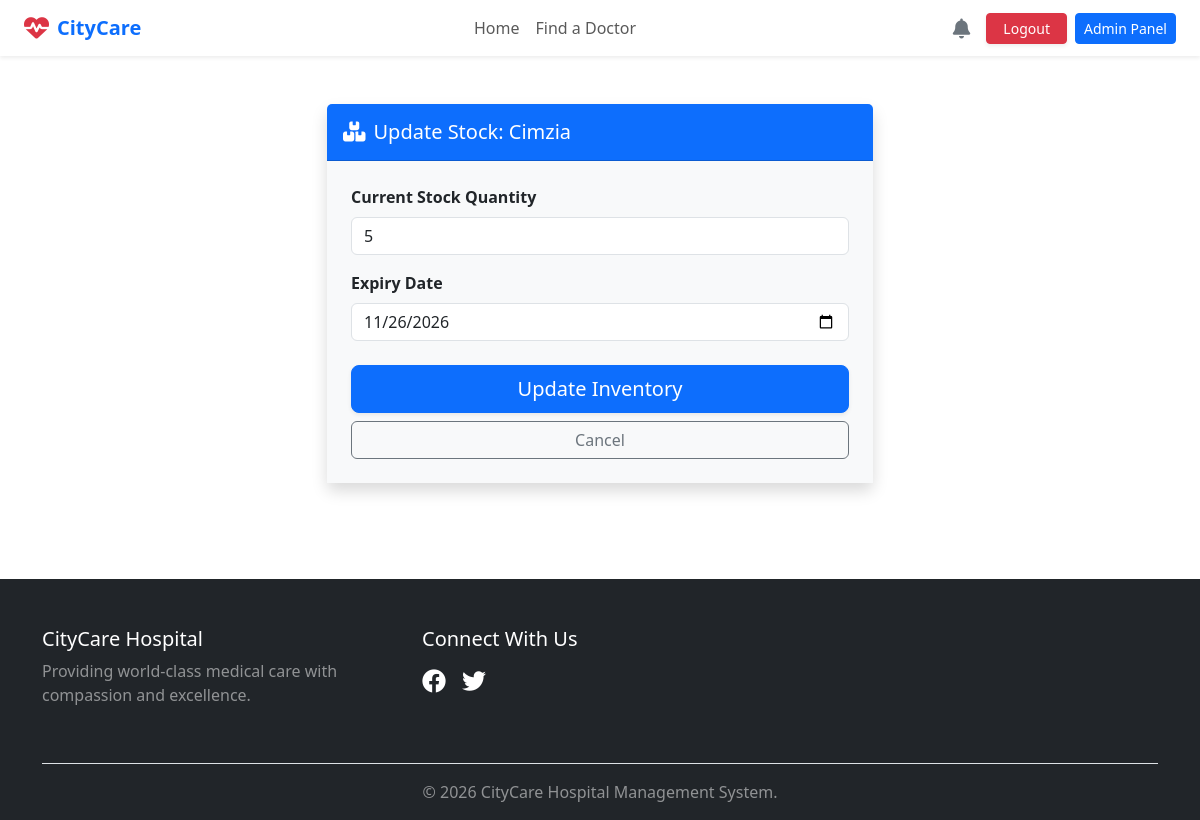
The page /pharmacy/stock/update/6/ (signed in) on the database its author committed.
### pharmacy/models.py (models this page shows, shortened)
class Medicine(models.Model):
    name = models.CharField(max_length=150, unique=True)
    description = models.TextField(blank=True)
    price = models.DecimalField(max_digits=8, decimal_places=2)
    manufacturer = models.CharField(max_length=150, blank=True)

class PharmacyInventory(models.Model):
    medicine = models.ForeignKey(Medicine, on_delete=models.CASCADE, related_name='inventory')
    stock_quantity = models.PositiveIntegerField(default=0)
    expiry_date = models.DateField()
    last_updated = models.DateTimeField(auto_now=True)

### pharmacy/views.py (the view)
# urls.py: path('stock/update/<int:inventory_id>/', views.update_stock, name='update_stock'),
@login_required
@user_passes_test(is_pharmacy_worker, login_url='home')
def update_stock(request, inventory_id):
    inventory = get_object_or_404(PharmacyInventory, id=inventory_id)
    if request.method == 'POST':
        inv_form = InventoryForm(request.POST, instance=inventory)
        if inv_form.is_valid():
            inv_form.save()
            messages.success(request, "Stock updated.")
            return redirect('pharmacy_worker_dashboard')
    else:
        inv_form = InventoryForm(instance=inventory)
    return render(request, 'pharmacy/update_stock.html', {'inv_form': inv_form, 'medicine': inventory.medicine})

### pharmacy/forms.py
class InventoryForm(forms.ModelForm):
    class Meta:
        model = PharmacyInventory
        fields = ['stock_quantity', 'expiry_date']
        widgets = {
            'stock_quantity': forms.NumberInput(attrs={'class': 'form-control', 'min': '0'}),
            'expiry_date': forms.DateInput(attrs={'type': 'date', 'class': 'form-control'}),
        }

### dashboard/context_processors.py (called while the page is built)
def user_notifications(request):
    if request.user.is_authenticated:
        unread_notifications = Notification.objects.filter(user=request.user, is_read=False).order_by('-created_at')
        return {
            'notifications': unread_notifications,
            'unread_count': unread_notifications.count()
        }
    return {'notifications': [], 'unread_count': 0}

### pharmacy/views.py (called while the page is built)
def is_pharmacy_worker(user):
    in_group = user.groups.filter(name='Pharmacy_Worker').exists()
    is_admin = user.is_superuser or getattr(user, 'is_admin', False)
    return in_group or is_admin

### templates/pharmacy/update_stock.html (shortened to what this page needs)
{% extends 'base.html' %}
{% block content %}
<div class="container py-5">
    <div class="row justify-content-center">
        <div class="col-md-6">
            <div class="card shadow border-0">
                <div class="card-header bg-primary text-white py-3">
                    <h5 class="mb-0"><i class="fas fa-boxes me-2"></i>Update Stock: {{ medicine.name }}</h5>
                </div>
                <div class="card-body p-4 bg-light">
                    <form method="POST">
                        <div class="mb-3">
                            <label class="form-label fw-bold">Current Stock Quantity</label>
                            {{ inv_form.stock_quantity }}
                        </div>
                        <div class="mb-4">
                            <label class="form-label fw-bold">Expiry Date</label>
                            {{ inv_form.expiry_date }}
                        </div>
                        <div class="d-grid gap-2">
                            <button type="submit" class="btn btn-primary btn-lg shadow-sm">Update Inventory</button>
                            <a href="{% url 'inventory_list' %}" class="btn btn-outline-secondary">Cancel</a>
                        </div>
                    </form>
                </div>
            </div>
        </div>
    </div>
</div>
{% endblock %}

### rows shown on the page
Medicine: name "Cimzia"
PharmacyInventory: stock_quantity "5", expiry_date "11/26/2026"
